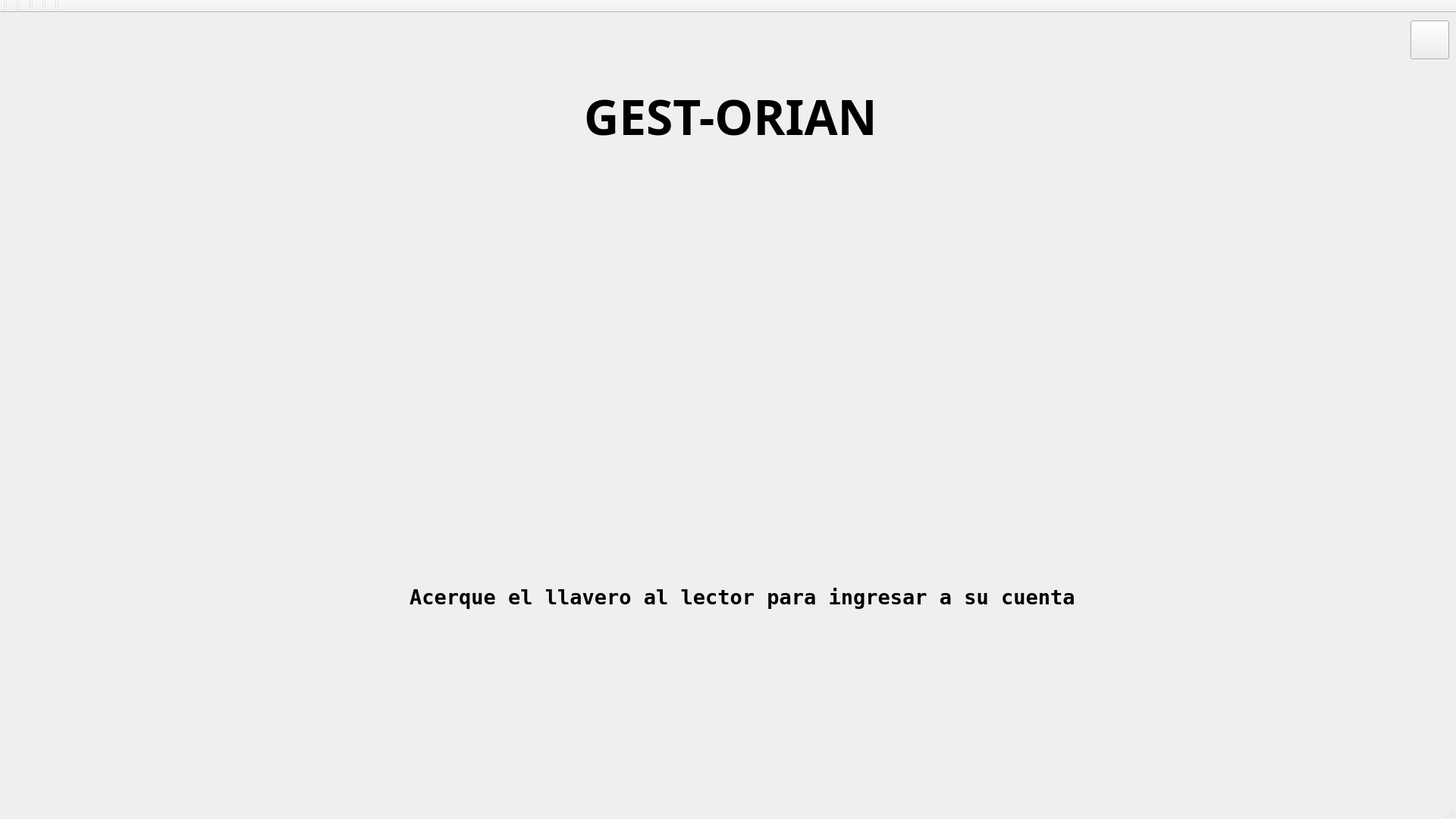
<?xml version="1.0" encoding="UTF-8"?>
<ui version="4.0">
 <class>MainWindow</class>
 <widget class="QMainWindow" name="MainWindow">
  <property name="geometry">
   <rect>
    <x>0</x>
    <y>0</y>
    <width>1920</width>
    <height>1080</height>
   </rect>
  </property>
  <property name="minimumSize">
   <size>
    <width>1920</width>
    <height>1080</height>
   </size>
  </property>
  <property name="windowTitle">
   <string>MainWindow</string>
  </property>
  <property name="styleSheet">
   <string notr="true"/>
  </property>
  <widget class="QWidget" name="centralwidget">
   <property name="styleSheet">
    <string notr="true">QWidget#centralwidget {
    background-image: url(/home/pepo/PROYECTO FINAL/imagenes/fondo_finalHD.jpg);
    background-repeat: no-repeat;
    background-position: center;
    background-size: cover;
}
QLabel {
    background: none;  /* Asegúrate de que los QLabel no tengan fondo */
}
QPushButton {
    background: none;  /* Asegúrate de que los QPushButton no tengan fondo */
}</string>
   </property>
   <widget class="QPushButton" name="boton">
    <property name="geometry">
     <rect>
      <x>1860</x>
      <y>10</y>
      <width>51</width>
      <height>51</height>
     </rect>
    </property>
    <property name="contextMenuPolicy">
     <enum>Qt::DefaultContextMenu</enum>
    </property>
    <property name="text">
     <string/>
    </property>
    <property name="icon">
     <iconset>
      <normalon>../imagenes/boton_pregunta.jpg</normalon>
     </iconset>
    </property>
    <property name="iconSize">
     <size>
      <width>50</width>
      <height>50</height>
     </size>
    </property>
    <property name="autoRepeatInterval">
     <number>98</number>
    </property>
    <property name="autoDefault">
     <bool>false</bool>
    </property>
   </widget>
   <widget class="QLabel" name="aviso">
    <property name="geometry">
     <rect>
      <x>540</x>
      <y>750</y>
      <width>881</width>
      <height>41</height>
     </rect>
    </property>
    <property name="font">
     <font>
      <family>DejaVu Sans Mono</family>
      <pointsize>20</pointsize>
      <weight>75</weight>
      <bold>true</bold>
     </font>
    </property>
    <property name="text">
     <string>Acerque el llavero al lector para ingresar a su cuenta</string>
    </property>
   </widget>
   <widget class="QLabel" name="titulo">
    <property name="geometry">
     <rect>
      <x>770</x>
      <y>-110</y>
      <width>591</width>
      <height>491</height>
     </rect>
    </property>
    <property name="minimumSize">
     <size>
      <width>400</width>
      <height>200</height>
     </size>
    </property>
    <property name="maximumSize">
     <size>
      <width>600</width>
      <height>600</height>
     </size>
    </property>
    <property name="font">
     <font>
      <family>Ubuntu Sans Mono</family>
      <pointsize>48</pointsize>
      <weight>75</weight>
      <bold>true</bold>
     </font>
    </property>
    <property name="text">
     <string>GEST-ORIAN</string>
    </property>
   </widget>
  </widget>
  <widget class="QMenuBar" name="menubar">
   <property name="geometry">
    <rect>
     <x>0</x>
     <y>0</y>
     <width>1920</width>
     <height>20</height>
    </rect>
   </property>
  </widget>
  <widget class="QStatusBar" name="statusbar"/>
  <widget class="QToolBar" name="toolBar">
   <property name="windowTitle">
    <string>toolBar</string>
   </property>
   <attribute name="toolBarArea">
    <enum>TopToolBarArea</enum>
   </attribute>
   <attribute name="toolBarBreak">
    <bool>false</bool>
   </attribute>
  </widget>
  <widget class="QToolBar" name="toolBar_2">
   <property name="windowTitle">
    <string>toolBar_2</string>
   </property>
   <attribute name="toolBarArea">
    <enum>TopToolBarArea</enum>
   </attribute>
   <attribute name="toolBarBreak">
    <bool>false</bool>
   </attribute>
  </widget>
  <widget class="QToolBar" name="toolBar_3">
   <property name="windowTitle">
    <string>toolBar_3</string>
   </property>
   <attribute name="toolBarArea">
    <enum>TopToolBarArea</enum>
   </attribute>
   <attribute name="toolBarBreak">
    <bool>false</bool>
   </attribute>
  </widget>
  <widget class="QToolBar" name="toolBar_4">
   <property name="windowTitle">
    <string>toolBar_4</string>
   </property>
   <attribute name="toolBarArea">
    <enum>TopToolBarArea</enum>
   </attribute>
   <attribute name="toolBarBreak">
    <bool>false</bool>
   </attribute>
  </widget>
  <widget class="QToolBar" name="toolBar_5">
   <property name="windowTitle">
    <string>toolBar_5</string>
   </property>
   <attribute name="toolBarArea">
    <enum>TopToolBarArea</enum>
   </attribute>
   <attribute name="toolBarBreak">
    <bool>false</bool>
   </attribute>
  </widget>
 </widget>
 <resources>
  <include location="ssr.qrc"/>
 </resources>
 <connections>
  <connection>
   <sender>boton</sender>
   <signal>pressed()</signal>
   <receiver>MainWindow</receiver>
   <slot>apretar()</slot>
   <hints>
    <hint type="sourcelabel">
     <x>1860</x>
     <y>97</y>
    </hint>
    <hint type="destinationlabel">
     <x>705</x>
     <y>199</y>
    </hint>
   </hints>
  </connection>
 </connections>
 <slots>
  <slot>apretar()</slot>
 </slots>
</ui>
